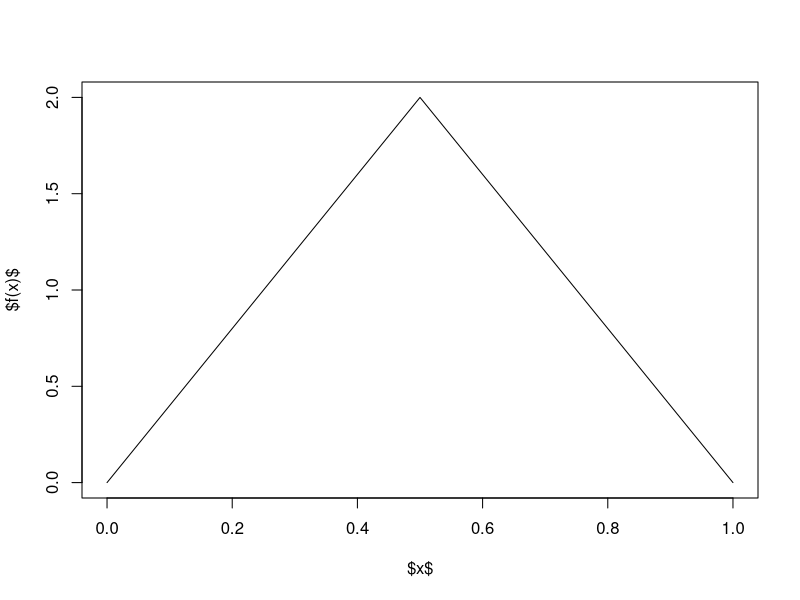

Reproduce this figure in R.
## ---- chunk 1
library(knitr)
opts_chunk$set(fig.align = "center",
               echo = FALSE,
               message = FALSE,
               warning = FALSE,
               error =  FALSE,
               results = "hide")

# Adiciona `mathpazo` no preambulo que produz o standalone.
# library(tikzDevice)
# help(tikz, h = "html")
options(tikzLatexPackages = c(
            "\\usepackage{mathpazo}\n",
            "\\usepackage{tikz}\n",
            "\\usepackage[active, tightpage, psfixbb]{preview}\n",
            "\\PreviewEnvironment{pgfpicture}\n",
            "\\setlength\\PreviewBorder{0pt}\n"))

system.file(package = "rmarkdown")
## ---- chunk 2
abc <- sample(c(0.9, 0.85, 0.77), 1)
def <- sample(c(0.8, 0.95, 0.7), 1)
## ---- chunk 3
library(xtable)
x <- 1:4
px <- c(0.25, 0.4, 0.25, 0.1)
print(xtable(data.frame("$x$" = x,
                        "$\\Pr(x)$" = px,
                        check.names = FALSE)),
      include.rownames = FALSE,
      sanitize.colnames.function = identity,
      comment = FALSE,
      timestamp = NULL)
## ---- chunk 4
f <- function(x) {
    2 + 4 * (x - 0.5) * (x <= 0.5) + 4 * (0.5 - x) * (x > 0.5)
}
curve(f, 0, 1, xlab = "$x$", ylab = "$f(x)$")
